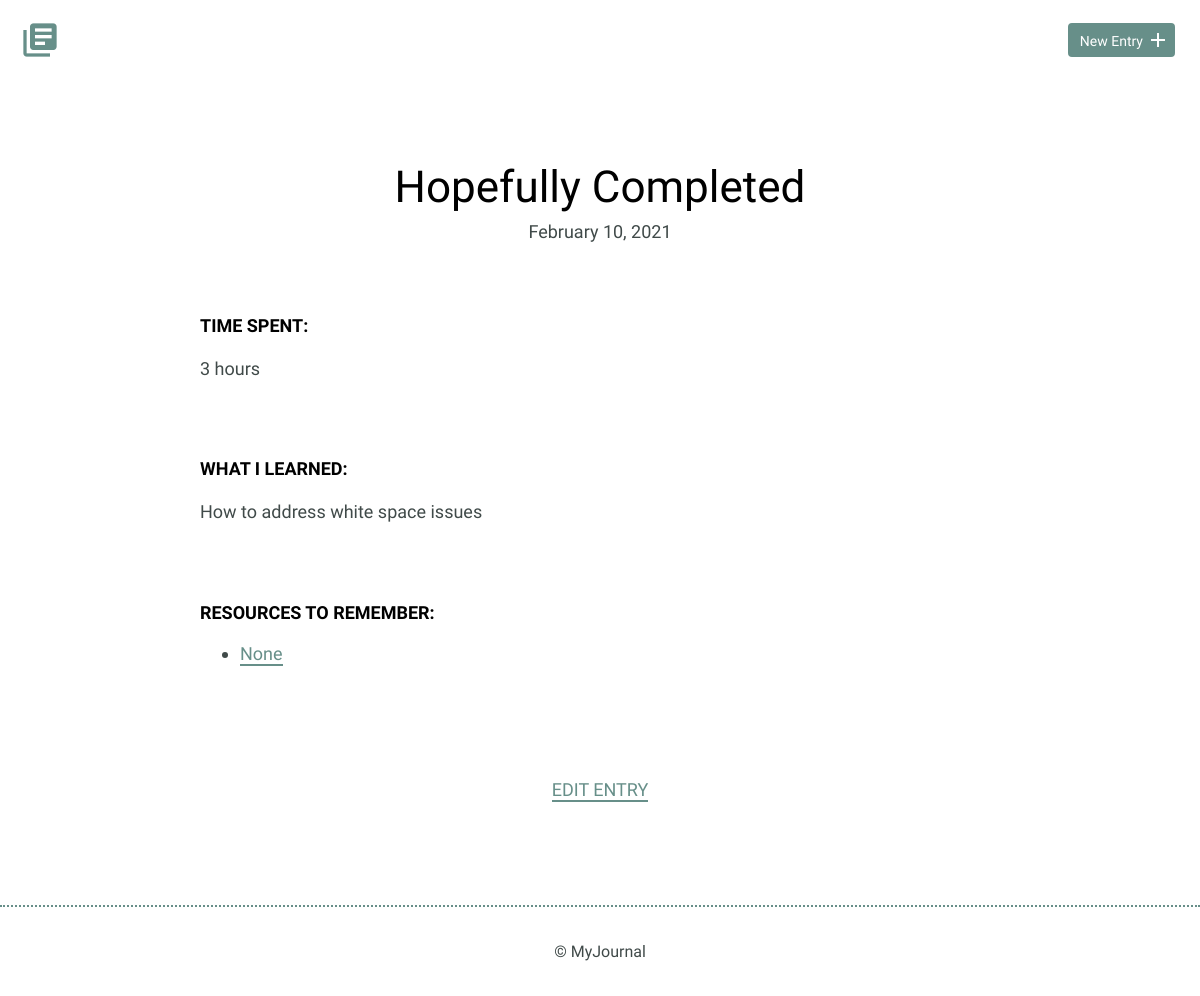
The page /detail.php?id=5 on the database its author committed.
### tables this page shows
CREATE TABLE "entries" (
	`id`	INTEGER,
	`title`	TEXT,
	`date`	TEXT,
	`time_spent`	INTEGER,
	`learned`	BLOB,
	`resources`	BLOB,
	PRIMARY KEY(`id`)
);

### inc/functions.php (called while the page is built, shortened)
<?php
function journal_details($journal_id){
    include ('connection.php');
    $sql = 'SELECT * FROM entries WHERE id = ?';
    try{
        $results = $db->prepare($sql);
        $results->bindValue(1,$journal_id,PDO::PARAM_INT);
        $results->execute();
    } catch(Exception $e){
        echo "Error!: ".$e->getMessage();
        return false;
    }
    return $results->fetch();
}
?>

### detail.php (the view)
<?php
include('inc/connection.php');
include('inc/header.php');
include('inc/functions.php');
if(isset($_GET["id"])){
    $journal_id = filter_input(INPUT_GET, "id", FILTER_SANITIZE_NUMBER_INT);
    $item = journal_details($journal_id);
}
?>
<!DOCTYPE html>
<html>
    <body>
        <section>
            <div class="container">
                <div class="entry-list single">
                    <article>
                        <h1><?php echo $item["title"]; ?></h1>
                        <time datetime="<?php echo $item["date"]; ?>"><?php echo date('F d, Y', strtotime($item["date"])); ?></time>
                        <div class="entry">
                            <h3>Time Spent: </h3>
                            <p><?php echo $item["time_spent"]; ?></p>
                        </div>
                        <div class="entry">
                            <h3>What I Learned:</h3>
                            <p><?php echo $item["learned"]; ?></p>
                        </div>
                        <div class="entry">
                            <h3>Resources to Remember:</h3>
                            <ul>
                                <?php
                                if ($item["resources"] == null) {
                                    echo "No resources available.";
                                } else {
                                    $resources = explode(",", $item["resources"]);
                                    foreach ($resources as $resource) {
                                        echo "<li><a href=''>" . $resource . "</a></li>";
                                    }
                                }
                                ?>
                            </ul>
                        </div>
                    </article>
                </div>
            </div>
            <div class="edit">
                <?php
                echo "<p><a href='edit.php?id=" . $item["id"] . "'>Edit Entry</a></p>";
                ?>
            </div>
        </section>
    </body>
    <?php
      include('inc/footer.php');
      ?>
</html>

### css/site.css (style rules this page uses)
body { font-size: 16px; color: #404a49; font-family: 'Cousine', serif; font-weight: 400; }
.container { margin: 0 auto; padding: 0 25px; }
h1, h2, h3 { margin: 0; font-weight: 400; line-height: 1em; color: #000; }
h1 { font-size: 44px; margin-bottom: 12px; }
h3 { font-size: 18px; font-family: 'Work Sans', serif; font-weight: 600; text-transform: uppercase; }
p { line-height: 1.8em; font-size: 18px; }
p a { border-bottom: 2px solid #678f89; padding: 0; color: #678f89; text-decoration: none; }
ul li { line-height: 1.8em; font-size: 18px; }
ul li a { border-bottom: 2px solid #678f89; line-height: 1.8em; color: #678f89; text-decoration: none; }
.entry-list, .edit-entry, .new-entry { max-width: 800px; margin: 0 auto; padding: 70px 0 150px 0; }
.entry-list article { margin-bottom: 70px; text-align: center; }
.entry-list article:last-child { margin-bottom: 0; }
.entry-list.single { padding-bottom: 70px; }
.entry-list.single time { font-size: 18px; }
.entry { max-width: 800px; margin: 75px auto 0 auto; text-align: left; }
.entry p { margin-bottom: 40px; }
.edit { padding-bottom: 80px; text-align: center; margin: 0 auto; }
.edit a { font-weight: 400; text-transform: uppercase; font-size: 18px; }

### rows shown on the page
entries: title "Hopefully Completed", date "February 10, 2021", time_spent "3 hours", learned "How to address white space issues", resources "None"
